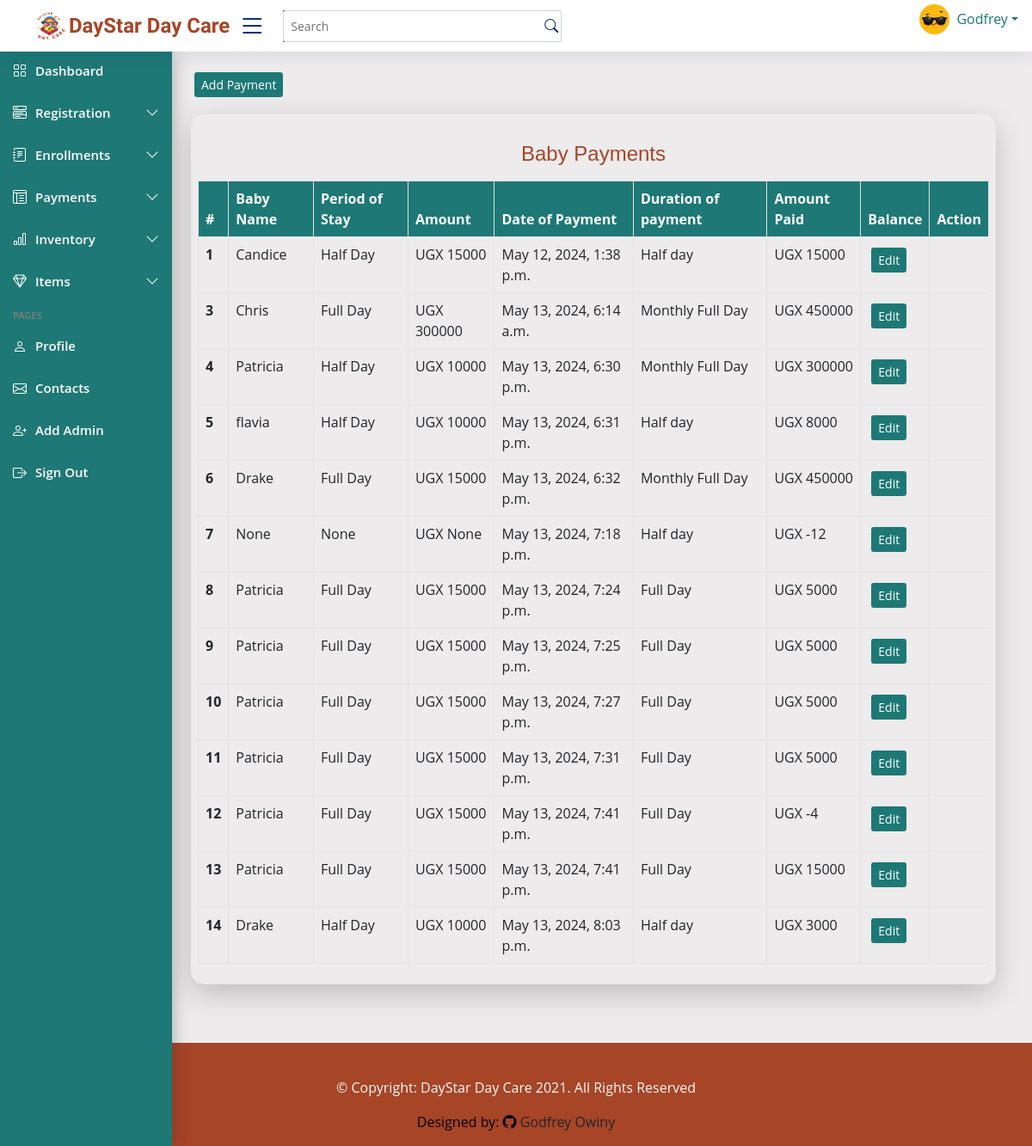
The page /babypay/ on the database its author committed.
### dayStarApp/models.py (models this page shows, shortened)
class BabyPayment(models.Model):
    baby = models.ForeignKey(Baby, on_delete=models.CASCADE, null=True, blank=True)
    period_of_stay = models.ForeignKey(Period, on_delete=models.CASCADE, null=True, blank=True)
    amount = models.IntegerField(default=0, choices=[(10000, '10000'), (15000, '15000'), (300000, '300000'), (450000, '45000')], null= True, blank=True)
    date_of_payment = models.DateTimeField(auto_now_add=True, null=True, blank=True)
    duration_of_pay = models.CharField(max_length=100, choices=[("Half day", "Half day"), ("Full Day", "Full Day"), ("Monthly Full Day", "Monthly Full Day"),("Monthly Half Day", "Monthly Half Day")])
    amount_paid = models.PositiveIntegerField(default=0, validators=([MinValueValidator(3000)]))

class Baby(models.Model):
    GENDER_CHOICES = [
    ("Male", "Male"),
    ("Female", "Female"),
    ]
    PERIOD_CHOICES = [
    ("Full Day", "Full Day"),
    ("Half Day", "Half Day"),
    ]
    name = models.CharField(max_length=100)
    age = models.PositiveIntegerField(default=0, null=True, blank=False)
    gender = models.CharField(max_length=100, choices=GENDER_CHOICES, default="Male")
    location = models.CharField(max_length=100)
    period_of_stay = models.CharField(max_length=100, choices=PERIOD_CHOICES, null=True, blank=True)
    baby_Number = models.IntegerField()
    brought_by = models.CharField(max_length=100)
    parent_Name = models.CharField(max_length=100)
    time_in = models.DateTimeField(auto_now=True)
    time_out = models.TimeField(null=True, blank=True)
    brought_by = models.CharField(max_length=100)
    status = models.BooleanField(null=True, blank=True,  default=False)
    assigned_to = models.ForeignKey(Sitter_on_duty, on_delete=models.CASCADE, null=True, blank=True)
    def __str__(self):
        return self.name

class Period(models.Model):
    period = models.CharField(max_length=100, default="Full Day")
    def __str__(self):
        return self.period

### dayStarApp/views.py (the view)
# urls.py: path('babypay/', views.babyPay, name='babypay'),
def babyPay(request):
    baby = BabyPayment.objects.all()
    return render(request, 'dayStarApp/babypay.html', {'baby': baby })

### dayStarApp/templates/dayStarApp/babypay.html (shortened to what this page needs)
{% extends 'dayStarApp/base.html' %} {% load crispy_forms_tags %} {% load static %}
{% block content %}
<main class="main" id="main">
  <div class="container">
    <a href="{% url 'babyadd' %}" class="btn btn-sm m-1 text-white" style="background-color: #1e7875; border: none;">Add Payment</a>
     <div class="col-lg-12 col-md-12 sitter-table mt-3 p-2">
      <table class="table table-bordered table-stripped mt-3">
        <caption class="caption-top text-center" style="color: #a74527;"><h4>Baby Payments
        </h4></caption>
        <thead>
          <tr>
            <th scope="col">#</th>
            <th scope="col">Baby Name</th>
            <th scope="col">Period of Stay</th>
            <th scope="col">Amount</th>
            <th scope="col">Date of Payment</th>
            <th scope="col">Duration of payment</th>
            <th scope="col">Amount Paid</th>
            <th scope="col">Balance</th>
            <th scope="col">Action</th>
          </tr>
        </thead>
        <tbody>
          {% for baby in baby %}
            <tr>
              <th scope="row">{{ baby.id }}</th>
              <td>{{ baby.baby }}</td>
              <td>{{ baby.period_of_stay }}</td>
              <td>UGX {{ baby.amount }}</td>
              <td>{{ baby.date_of_payment }}</td>
              <td>{{ baby.duration_of_pay }}</td>
              <td>UGX {{ baby.amount_paid }}</td>
              <td><a href="{% url 'babyedit' id=baby.id %}" class="btn btn-sm m-1 text-white" style="background-color: #1e7875; border: none;">Edit</a>
            </tr>
          {% endfor %}
        </tbody>
      </table>
    </div>
  </div>
</main>
{% endblock content %}

### dayStarApp/static/css/style.css (style rules this page uses)
:root { scroll-behavior: smooth; }
body { font-family: "Open Sans", sans-serif; color: #444444; background: #edebeb; }
a { color: #4154f1; text-decoration: none; }
h1, h2, h3, h4, h5, h6 { font-family: "Nunito", sans-serif; }
#main { margin-top: 60px; padding: 20px 30px; transition: all 0.3s; }
@media (min-width: 1200px) { #main { margin-left: 15%; } }
.sitter-table { width: 100%; border-collapse: separate; border-radius: 15px; box-shadow: 0 11px 34px 0 rgba(0, 0, 0, 0.2); }
.sitter-table thead tr { background-color: #1e7875; color: white; }

### rows shown on the page
BabyPayment: id "1", baby "Candice", period_of_stay "Half Day", amount "15000", date_of_payment "May 12, 2024, 1:38 p.m.", duration_of_pay "Half day", amount_paid "15000"
BabyPayment: id "3", baby "Chris", period_of_stay "Full Day", amount "300000", date_of_payment "May 13, 2024, 6:14 a.m.", duration_of_pay "Monthly Full Day", amount_paid "450000"
BabyPayment: id "4", baby "Patricia", period_of_stay "Half Day", amount "10000", date_of_payment "May 13, 2024, 6:30 p.m.", duration_of_pay "Monthly Full Day", amount_paid "300000"
BabyPayment: id "5", baby "flavia", period_of_stay "Half Day", amount "10000", date_of_payment "May 13, 2024, 6:31 p.m.", duration_of_pay "Half day", amount_paid "8000"
BabyPayment: id "6", baby "Drake", period_of_stay "Full Day", amount "15000", date_of_payment "May 13, 2024, 6:32 p.m.", duration_of_pay "Monthly Full Day", amount_paid "450000"
BabyPayment: id "7", baby "None", period_of_stay "None", amount "None", date_of_payment "May 13, 2024, 7:18 p.m.", duration_of_pay "Half day", amount_paid "-12"
BabyPayment: id "8", baby "Patricia", period_of_stay "Full Day", amount "15000", date_of_payment "May 13, 2024, 7:24 p.m.", duration_of_pay "Full Day", amount_paid "5000"
BabyPayment: id "9", baby "Patricia", period_of_stay "Full Day", amount "15000", date_of_payment "May 13, 2024, 7:25 p.m.", duration_of_pay "Full Day", amount_paid "5000"
BabyPayment: id "10", baby "Patricia", period_of_stay "Full Day", amount "15000", date_of_payment "May 13, 2024, 7:27 p.m.", duration_of_pay "Full Day", amount_paid "5000"
BabyPayment: id "11", baby "Patricia", period_of_stay "Full Day", amount "15000", date_of_payment "May 13, 2024, 7:31 p.m.", duration_of_pay "Full Day", amount_paid "5000"
BabyPayment: id "12", baby "Patricia", period_of_stay "Full Day", amount "15000", date_of_payment "May 13, 2024, 7:41 p.m.", duration_of_pay "Full Day", amount_paid "-4"
BabyPayment: id "13", baby "Patricia", period_of_stay "Full Day", amount "15000", date_of_payment "May 13, 2024, 7:41 p.m.", duration_of_pay "Full Day", amount_paid "15000"
BabyPayment: id "14", baby "Drake", period_of_stay "Half Day", amount "10000", date_of_payment "May 13, 2024, 8:03 p.m.", duration_of_pay "Half day", amount_paid "3000"
